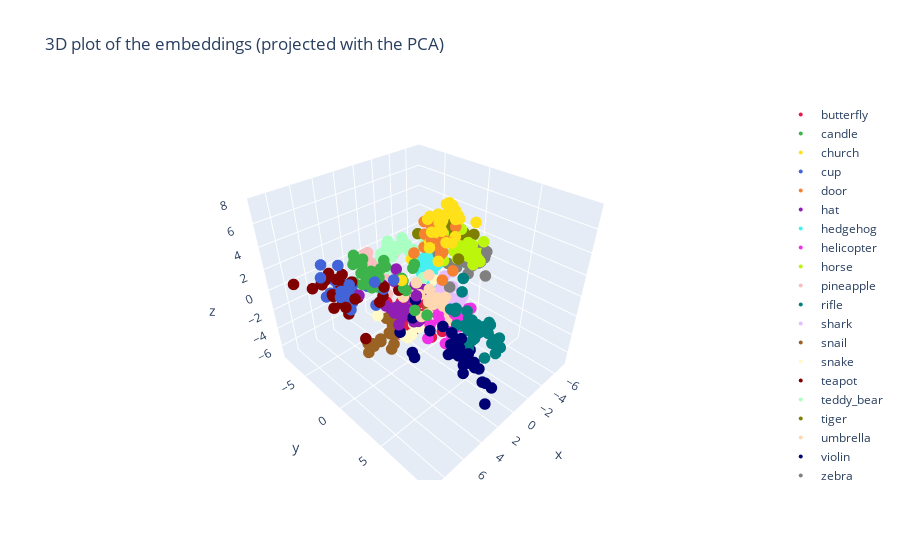

Notebook source saved alongside this figure:
### Code cell
traces = []
fig = go.Figure()
for i, (category, coordinates) in enumerate(res.items()):
    trace = go.Scatter3d(
        x=coordinates['x'],
        y=coordinates['y'],
        z=coordinates['z'],
        name=category,
        mode='markers',
        marker=dict(
            size=4,
            color=colors[i],
        )
    )
    fig.add_trace(trace)
    fig.update_layout(title='3D plot of the embeddings (projected with the PCA)')
    
fig.show()
